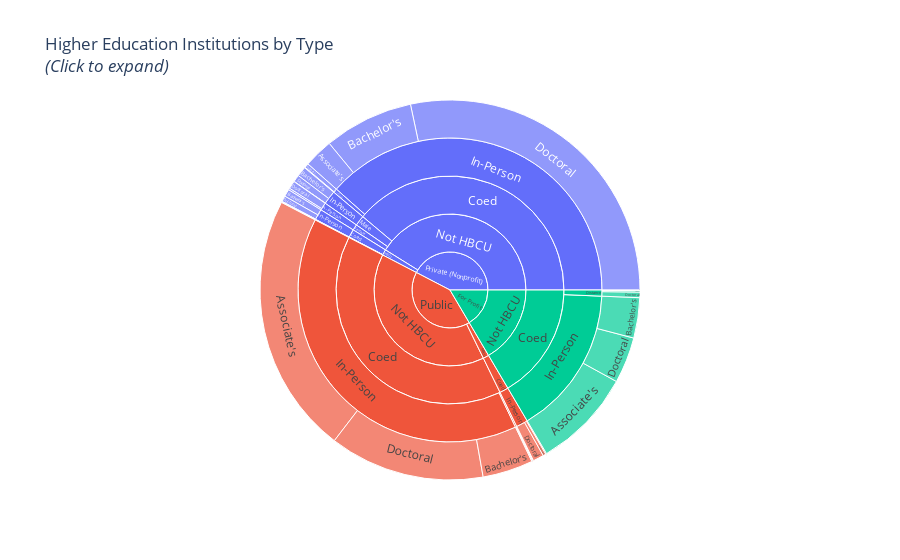

Notebook code cell kept with this figure:
### Markdown cell above
# College Scorecard Data

This data comes from the U.S. Government's College Scorecard Database. While sources such as IPEDs (Integrated Postsecondary Education Data System, from the U.S. Department of Education's National Center for Education Statistics) are explicit about when the data is from, the Scorecard data does not offer a specific timeframe for this data. This dataset was created in 2015 with its metadata last updated in September 2020. Personal knowledge leads me to believe the institution-level data we'll use below is at least a few years old.

Source: <a href="https://catalog.data.gov/dataset/college-scorecard">Data.gov's College Scorecard Data</a>

Project Repositories: GitHub, GitHub.io, Zenodo

### Code cell
import pandas as pd
import matplotlib
import matplotlib.pyplot as plt
import plotly.express as px
import plotly.graph_objects as go
from IPython.display import display
import warnings
warnings.filterwarnings('ignore')
pd.set_option('display.precision', 2)

#Create dataframe of needed columns from raw data file (second line columns in middle of ranges)
df = pd.read_csv('CS-data-1819.csv', usecols = [3,4,5,14,15,16,21,22,23,26] + list(range(33,42)) + [47,48,55,60,289,290] + list(range(292,301)) + [313,315,316,317] + list(range(320,330)) + [352,353,376] + list(range(378,392)) + list(range(396,405)) + list(range(424,441)) + [1727,1739,1740] + list(range(1977,1981)))
df = df.drop(['SATVR25','SATVR75','SATMT25','SATMT75','INEXPFTE','AVGFACSAL','PFTFAC','TUITIONFEE_PROG','C150_L4','C150_L4_POOLED','C200_L4','RET_FTL4','RET_PTL4','C200_L4_POOLED','POOLYRS200','D200_4_POOLED','D200_L4_POOLED','PCTFLOAN','UG25ABV','CDR2'], axis = 1)

#Data clean up to include only open colleges that award at least a bachelor's degree and to replace missing values
df = df[df['CURROPER'].isin([1])] #1 = yes, currently operating
df = df[df['HIGHDEG'].isin([2, 3, 4])] #2 = associate, 3 = baccalaureate, 4 = doctoral highest degree awarded
df.fillna('', inplace=True) #needed to clean data before joining columns

#Create new NetPrice columns that combine public/private data, then remove duplicate columns and CURROPER (used above)
df['NetPrice'] = df['NPT4_PUB'].astype(str) + df['NPT4_PRIV'].astype(str)
df['NP0-30'] = df['NPT41_PUB'].astype(str) + df['NPT41_PRIV'].astype(str)
df['NP30-48'] = df['NPT42_PUB'].astype(str) + df['NPT42_PRIV'].astype(str)
df['NP48-75'] = df['NPT43_PUB'].astype(str) + df['NPT43_PRIV'].astype(str)
df['NP75-110'] = df['NPT44_PUB'].astype(str) + df['NPT44_PRIV'].astype(str)
df['NP110+'] = df['NPT45_PUB'].astype(str) + df['NPT45_PRIV'].astype(str)
df = df.drop(['CURROPER','NPT4_PUB','NPT4_PRIV','NPT41_PUB','NPT41_PRIV','NPT42_PUB','NPT42_PRIV','NPT43_PUB', 'NPT43_PRIV', 'NPT44_PUB', 'NPT44_PRIV', 'NPT45_PUB', 'NPT45_PRIV'], axis = 1)

#convert categorical columns to integers (replacing null with 0)
df[['HBCU','MENONLY','WOMENONLY','DISTANCEONLY']] = df[['HBCU','MENONLY','WOMENONLY','DISTANCEONLY']].replace('',0)
df[['HBCU','MENONLY','WOMENONLY','DISTANCEONLY']] = df[['HBCU','MENONLY','WOMENONLY','DISTANCEONLY']].astype(int)

#convert remaining numerical-data columns to numeric/float
num_cols = df.columns.drop(['INSTNM','CITY','STABBR','HBCU','MENONLY','WOMENONLY','DISTANCEONLY'])
df[num_cols] = df[num_cols].apply(pd.to_numeric, errors='coerce')

#Create copy of database for type anaylsis
df1 = df.copy()
df1['HBCU'] = df1['HBCU'].replace([0,1],['Not HBCU', 'HBCU'])
df1['MENONLY'] = df1['MENONLY'].replace([0,1],['','Male'])
df1['WOMENONLY'] = df1['WOMENONLY'].replace([0,1],['','Female'])
df1['Gender'] = df1['MENONLY'] + df1['WOMENONLY']
df1['Gender'] = df1['Gender'].replace('','Coed')
df1['CONTROL'] = df1['CONTROL'].replace([1,2,3],['Public','Private (Nonprofit)','For Profit'])
df1['DISTANCEONLY'] = df1['DISTANCEONLY'].replace([0,1], ['In-Person', 'Distance'])
df1['HIGHDEG'] = df1['HIGHDEG'].replace([2,3,4],['Associate\'s','Bachelor\'s','Doctoral'])
df1['All-Types'] = df1['Gender'] + ' ' + df1['DISTANCEONLY'] + ' (' + df1['HBCU'] + ')'

fig = px.sunburst(df1, path=['CONTROL','HBCU','Gender','DISTANCEONLY','HIGHDEG'], title='Higher Education Institutions by Type<br><i>(Click to expand)</i>')
fig.show()

### Figure 1 — Plotly figure (JSON) as saved in the notebook; plotly's stock layout.template omitted (floating-point values rounded to 4 significant figures)
{"data": [{"branchvalues": "total", "domain": {"x": [0, 1], "y": [0, 1]}, "hovertemplate": "labels=%{label}<br>count=%{value}<br>parent=%{parent}<br>id=%{id}<extra></extra>", "ids": ["For Profit/Not HBCU/Coed/Distance/Associate's", "Public/Not HBCU/Coed/Distance/Associate's", "Private (Nonprofit)/HBCU/Coed/In-Person/Associate's", "Public/HBCU/Coed/In-Person/Associate's", "For Profit/Not HBCU/Coed/In-Person/Associate's", "Private (Nonprofit)/Not HBCU/Coed/In-Person/Associate's", "Public/Not HBCU/Coed/In-Person/Associate's", "Private (Nonprofit)/Not HBCU/Male/In-Person/Associate's", "For Profit/Not HBCU/Coed/Distance/Bachelor's", "Private (Nonprofit)/Not HBCU/Coed/Distance/Bachelor's", "Public/Not HBCU/Coed/Distance/Bachelor's", "Private (Nonprofit)/HBCU/Coed/In-Person/Bachelor's", "Public/HBCU/Coed/In-Person/Bachelor's", "For Profit/Not HBCU/Coed/In-Person/Bachelor's", "Private (Nonprofit)/Not HBCU/Coed/In-Person/Bachelor's", "Public/Not HBCU/Coed/In-Person/Bachelor's", "Private (Nonprofit)/HBCU/Female/In-Person/Bachelor's", "Private (Nonprofit)/Not HBCU/Female/In-Person/Bachelor's", "Private (Nonprofit)/HBCU/Male/In-Person/Bachelor's", "Private (Nonprofit)/Not HBCU/Male/In-Person/Bachelor's", "For Profit/Not HBCU/Coed/Distance/Doctoral", "Private (Nonprofit)/Not HBCU/Coed/Distance/Doctoral", "Public/Not HBCU/Coed/Distance/Doctoral", "Private (Nonprofit)/HBCU/Coed/In-Person/Doctoral", "Public/HBCU/Coed/In-Person/Doctoral", "For Profit/Not HBCU/Coed/In-Person/Doctoral", "Private (Nonprofit)/Not HBCU/Coed/In-Person/Doctoral", "Public/Not HBCU/Coed/In-Person/Doctoral", "Private (Nonprofit)/Not HBCU/Female/In-Person/Doctoral", "Private (Nonprofit)/Not HBCU/Male/In-Person/Doctoral", "For Profit/Not HBCU/Coed/Distance", "Private (Nonprofit)/Not HBCU/Coed/Distance", "Public/Not HBCU/Coed/Distance", "Private (Nonprofit)/HBCU/Coed/In-Person", "Public/HBCU/Coed/In-Person", "For Profit/Not HBCU/Coed/In-Person", "Private (Nonprofit)/Not HBCU/Coed/In-Person", "Public/Not HBCU/Coed/In-Person", "Private (Nonprofit)/HBCU/Female/In-Person", "Private (Nonprofit)/Not HBCU/Female/In-Person", "Private (Nonprofit)/HBCU/Male/In-Person", "Private (Nonprofit)/Not HBCU/Male/In-Person", "Private (Nonprofit)/HBCU/Coed", "Public/HBCU/Coed", "For Profit/Not HBCU/Coed", "Private (Nonprofit)/Not HBCU/Coed", "Public/Not HBCU/Coed", "Private (Nonprofit)/HBCU/Female", "Private (Nonprofit)/Not HBCU/Female", "Private (Nonprofit)/HBCU/Male", "Private (Nonprofit)/Not HBCU/Male", "Private (Nonprofit)/HBCU", "Public/HBCU", "For Profit/Not HBCU", "Private (Nonprofit)/Not HBCU", "Public/Not HBCU", "For Profit", "Private (Nonprofit)", "Public"], "labels": ["Associate's", "Associate's", "Associate's", "Associate's", "Associate's", "Associate's", "Associate's", "Associate's", "Bachelor's", "Bachelor's", "Bachelor's", "Bachelor's", "Bachelor's", "Bachelor's", "Bachelor's", "Bachelor's", "Bachelor's", "Bachelor's", "Bachelor's", "Bachelor's", "Doctoral", "Doctoral", "Doctoral", "Doctoral", "Doctoral", "Doctoral", "Doctoral", "Doctoral", "Doctoral", "Doctoral", "Distance", "Distance", "Distance", "In-Person", "In-Person", "In-Person", "In-Person", "In-Person", "In-Person", "In-Person", "In-Person", "In-Person", "Coed", "Coed", "Coed", "Coed", "Coed", "Female", "Female", "Male", "Male", "HBCU", "HBCU", "Not HBCU", "Not HBCU", "Not HBCU", "For Profit", "Private (Nonprofit)", "Public"], "name": "", "parents": ["For Profit/Not HBCU/Coed/Distance", "Public/Not HBCU/Coed/Distance", "Private (Nonprofit)/HBCU/Coed/In-Person", "Public/HBCU/Coed/In-Person", "For Profit/Not HBCU/Coed/In-Person", "Private (Nonprofit)/Not HBCU/Coed/In-Person", "Public/Not HBCU/Coed/In-Person", "Private (Nonprofit)/Not HBCU/Male/In-Person", "For Profit/Not HBCU/Coed/Distance", "Private (Nonprofit)/Not HBCU/Coed/Distance", "Public/Not HBCU/Coed/Distance", "Private (Nonprofit)/HBCU/Coed/In-Person", "Public/HBCU/Coed/In-Person", "For Profit/Not HBCU/Coed/In-Person", "Private (Nonprofit)/Not HBCU/Coed/In-Person", "Public/Not HBCU/Coed/In-Person", "Private (Nonprofit)/HBCU/Female/In-Person", "Private (Nonprofit)/Not HBCU/Female/In-Person", "Private (Nonprofit)/HBCU/Male/In-Person", "Private (Nonprofit)/Not HBCU/Male/In-Person", "For Profit/Not HBCU/Coed/Distance", "Private (Nonprofit)/Not HBCU/Coed/Distance", "Public/Not HBCU/Coed/Distance", "Private (Nonprofit)/HBCU/Coed/In-Person", "Public/HBCU/Coed/In-Person", "For Profit/Not HBCU/Coed/In-Person", "Private (Nonprofit)/Not HBCU/Coed/In-Person", "Public/Not HBCU/Coed/In-Person", "Private (Nonprofit)/Not HBCU/Female/In-Person", "Private (Nonprofit)/Not HBCU/Male/In-Person", "For Profit/Not HBCU/Coed", "Private (Nonprofit)/Not HBCU/Coed", "Public/Not HBCU/Coed", "Private (Nonprofit)/HBCU/Coed", "Public/HBCU/Coed", "For Profit/Not HBCU/Coed", "Private (Nonprofit)/Not HBCU/Coed", "Public/Not HBCU/Coed", "Private (Nonprofit)/HBCU/Female", "Private (Nonprofit)/Not HBCU/Female", "Private (Nonprofit)/HBCU/Male", "Private (Nonprofit)/Not HBCU/Male", "Private (Nonprofit)/HBCU", "Public/HBCU", "For Profit/Not HBCU", "Private (Nonprofit)/Not HBCU", "Public/Not HBCU", "Private (Nonprofit)/HBCU", "Private (Nonprofit)/Not HBCU", "Private (Nonprofit)/HBCU", "Private (Nonprofit)/Not HBCU", "Private (Nonprofit)", "Public", "For Profit", "Private (Nonprofit)", "Public", "", "", ""], "type": "sunburst", "values": [5, 1, 1, 10, 343, 100, 894, 1, 2, 2, 2, 25, 3, 138, 307, 173, 2, 6, 1, 34, 19, 15, 3, 20, 37, 158, 1141, 532, 27, 24, 26, 17, 6, 46, 50, 639, 1548, 1599, 2, 33, 1, 59, 46, 50, 665, 1565, 1605, 2, 33, 1, 59, 49, 50, 665, 1657, 1605, 665, 1706, 1655]}], "layout": {"legend": {"tracegroupgap": 0}, "title": {"text": "Higher Education Institutions by Type<br><i>(Click to expand)</i>"}}}
